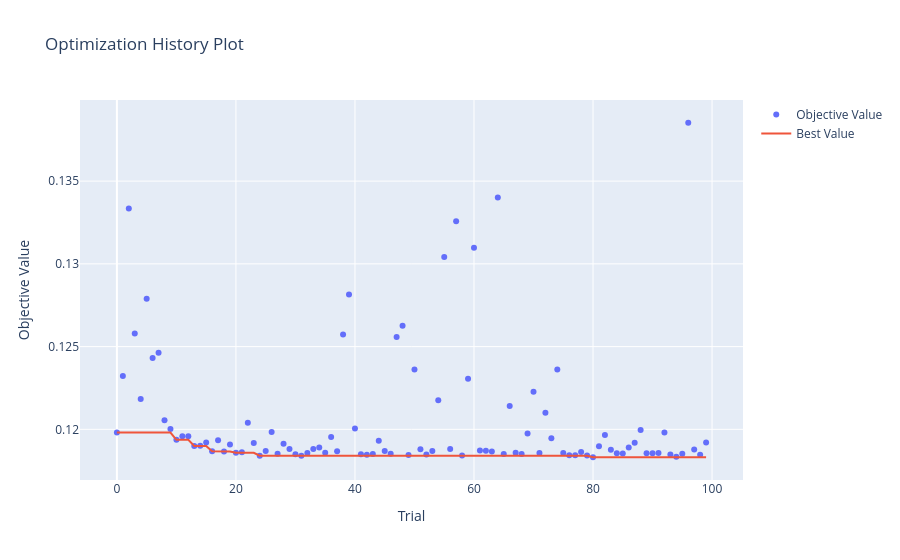
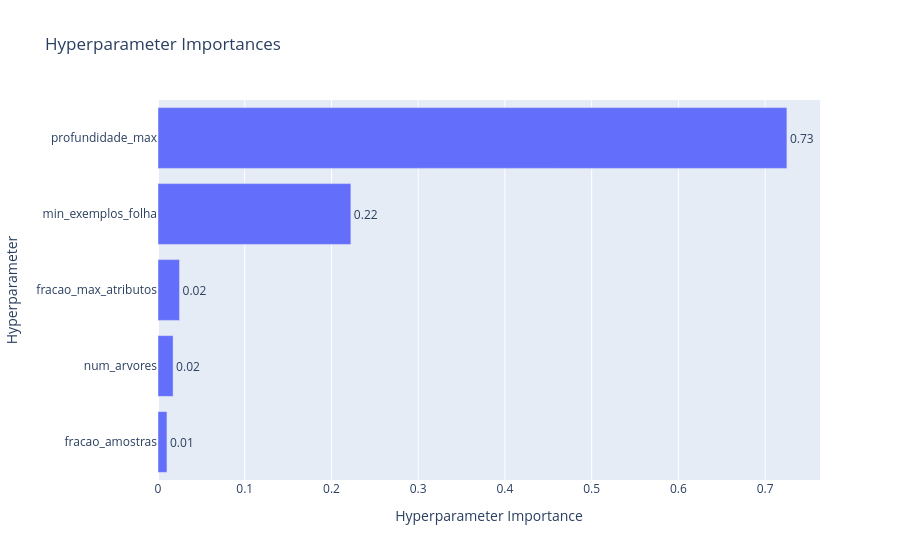

The cell these charts' notebook holds for them, in order:
### Code cell
resume_estudo(estudo_rf, "Floresta aleatória", "fracao_amostras", "Fração de pacientes por árvore")
